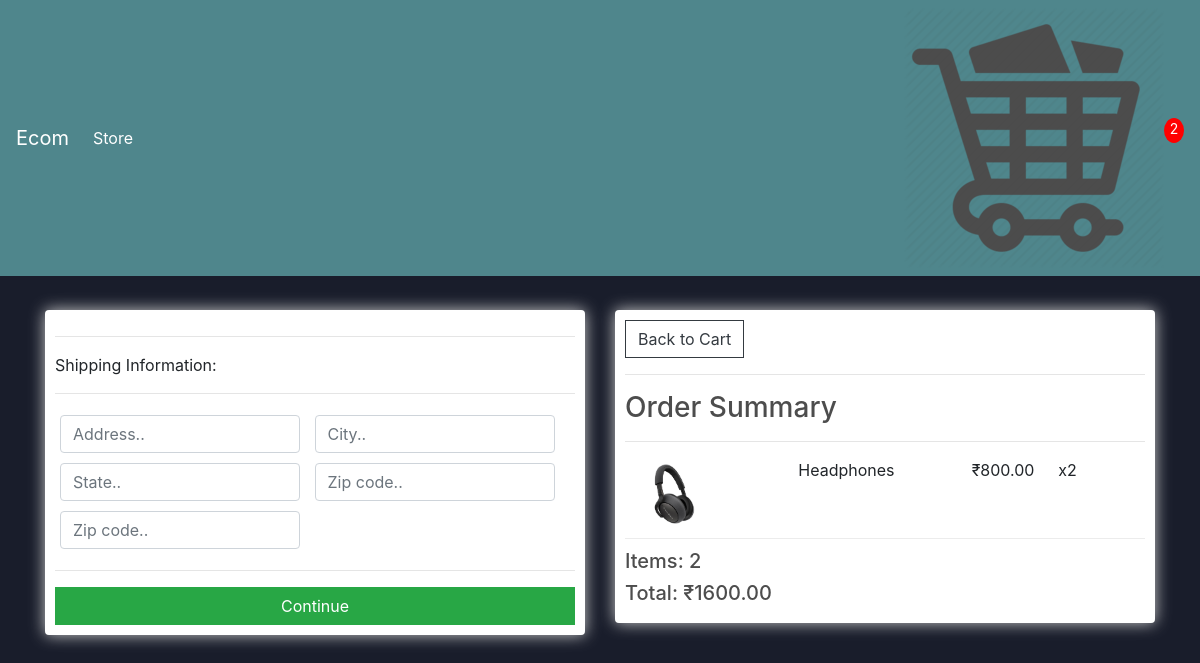
Screenshot of /checkout/ (signed in) with the database file from the repository.
### ecom_app/models.py (models this page shows, shortened)
class OrderItem(models.Model):
    product = models.ForeignKey(Product, on_delete=models.SET_NULL, null=True)
    order = models.ForeignKey(Order, on_delete=models.SET_NULL, null=True)
    quantity = models.IntegerField(default=0, null=True, blank=True)
    date_added = models.DateField(auto_now_add=True)
    @property
    def get_total(self):
        total = self.product.price * self.quantity
        return total

class Product(models.Model):
    name = models.CharField(max_length=200, null=True)
    price = models.FloatField()
    digital = models.BooleanField(default=False, null=True, blank=True)
    image = models.ImageField(null=True, blank=True)
    @property
    def imageURL(self):
        try:
            url = self.image.url
        except:
            url = ''
        return url

class Order(models.Model):
    customer = models.ForeignKey(
        Customer, on_delete=models.SET_NULL, blank=True, null=True)
    date_ordered = models.DateField(auto_now_add=True)
    complete = models.BooleanField(default=False, null=True, blank=True)
    transaction_id = models.CharField(max_length=200, null=True)
    @property
    def shipping(self):
        shipping = False
        orderitems = self.orderitem_set.all()
        for i in orderitems:
            if i.product.digital == False:
                shipping = True
        return shipping
    @property
    def get_cart_total(self):
        orderitems = self.orderitem_set.all()
        total = sum([item.get_total for item in orderitems])
        return total
    @property
    def get_cart_items(self):
        orderitems = self.orderitem_set.all()
        total = sum([item.quantity for item in orderitems])
        return total

### ecom_app/views.py (the view)
# urls.py: path('checkout/', views.checkout, name='checkout'),
def checkout(request):
    data = cookieData(request)
    cartItems = data['cartItems']
    order = data['order']
    items = data['items']
    context = {'items': items, 'order': order, 'cartItems': cartItems}
    return render(request, 'ecom_app/checkout.html', context)

### ecom_app/utils.py (called while the page is built)
def cookieData(request):
    if request.user.is_authenticated:
        customer = request.user.customer
        order, created = Order.objects.get_or_create(
            customer=customer, complete=False)
        items = order.orderitem_set.all()
        cartItems = order.get_cart_items
    else:
        cookieData = cookieCart(request)
        cartItems = cookieData['cartItems']
        order = cookieData['order']
        items = cookieData['items']
    return{'items': items, 'order': order, 'cartItems': cartItems}

### ecom_app/templates/ecom_app/checkout.html (shortened to what this page needs)
{% extends 'ecom_app/main.html' %}
{% load static %}
{% block content %}
<div class="row">
    <div class="col-lg-6">
        <div class="box-element" id="form-wrapper">
            <form id="form">
                <div id="shipping-info">
                    <hr>
                    <p>Shipping Information:</p>
                    <hr>
                    <div class="form-field">
                        <input class="form-control" type="text" name="address" placeholder="Address..">
                    </div>
                    <div class="form-field">
                        <input class="form-control" type="text" name="city" placeholder="City..">
                    </div>
                    <div class="form-field">
                        <input class="form-control" type="text" name="state" placeholder="State..">
                    </div>
                    <div class="form-field">
                        <input class="form-control" type="text" name="zipcode" placeholder="Zip code..">
                    </div>
                    <div class="form-field">
                        <input class="form-control" type="text" name="zipcode" placeholder="Zip code..">
                    </div>
                </div>
                <hr>
                <input id="form-button" class="btn btn-success btn-block" type="submit" value="Continue">
            </form>
        </div>
        <br>
    </div>
    <div class="col-lg-6">
        <div class="box-element">
            <a class="btn btn-outline-dark" href="{% url 'ecom_app:cart' %}">Back to Cart</a>
            <hr>
            <h3>Order Summary</h3>
            <hr>
            {% for item in items %}
            <div class="cart-row">
                <div style="flex:2"><img class="row-image" src="{{item.product.imageURL}}"></div>
                <div style="flex:2">
                    <p>{{item.product.name}}</p>
                </div>
                <div style="flex:1">
                    <p>₹{{item.product.price|floatformat:2}}</p>
                </div>
                <div style="flex:1">
                    <p>x{{item.quantity}}</p>
                </div>
            </div>
            {% endfor %}
            <h5>Items: {{order.get_cart_items}}</h5>
            <h5>Total: ₹{{order.get_cart_total|floatformat:2}}</h5>
        </div>
    </div>
</div>
{% endblock content %}

### static/css/main.css (style rules this page uses)
body { background-color: #191d2b; }
h1, h2, h3, h4, h5, h6 { color: hsl(0, 0%, 30%); }
.box-element { box-shadow: hsl(0, 0%, 80%) 0 0 16px; background-color: #fff; border-radius: 4px; padding: 10px; }
.col-lg-4, .col-lg-6, .col-lg-8, .col-lg-12 { margin-top: 10px; }
.btn { border-radius: 0; }
.row-image { width: 100px; }
.form-field { width: 250px; display: inline-block; padding: 5px; }
.cart-row { display: flex; align-items: flex-stretch; padding-bottom: 10px; margin-bottom: 10px; border-bottom: 1px solid #ececec; }

### rows the page displays
OrderItem: product.imageURL (picture), product.name "Headphones", product.price "800.00", quantity "2"
Order: get_cart_items "2", get_cart_total "1600.00"

### other values shown
{{ cartItems }} "2"
